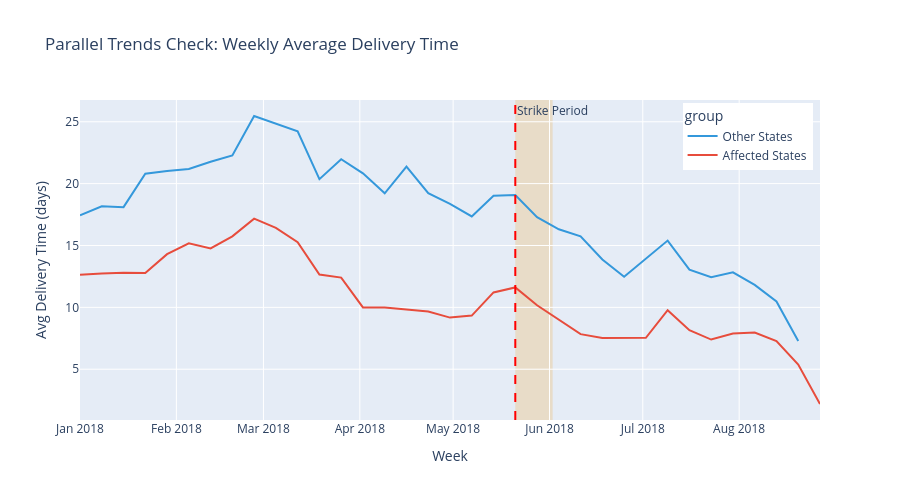

Notebook cell for this chart:
### Markdown cell above
---
## 5. Parallel Trends Check (Key Assumption)

The parallel trends assumption states that in the absence of treatment, the treated and control groups would have followed the same trend. We check this by visualizing pre-treatment trends.

### Code cell
# Weekly average delivery time by group
weekly = delivered.groupby(['week', 'treated'])['delivery_time_days'].mean().reset_index()
weekly['group'] = weekly['treated'].map({1: 'Affected States', 0: 'Other States'})

fig = px.line(
    weekly,
    x='week',
    y='delivery_time_days',
    color='group',
    color_discrete_map={'Affected States': '#E74C3C', 'Other States': '#3498DB'},
    title='Parallel Trends Check: Weekly Average Delivery Time',
    labels={'delivery_time_days': 'Avg Delivery Time (days)', 'week': 'Week'}
)

# Add strike period shading
fig.add_vrect(
    x0=STRIKE_START, x1=STRIKE_END,
    fillcolor='#F39C12', opacity=0.2,
    layer='below', line_width=0,
    annotation_text='Strike Period',
    annotation_position='top left'
)

# Add vertical line at strike start
fig.add_vline(x=STRIKE_START, line_dash='dash', line_color='red')

fig.update_layout(
    height=500,
    legend=dict(yanchor='top', y=0.99, xanchor='right', x=0.99)
)
fig.show()

print("\n✓ Visual inspection: Trends appear roughly parallel before the strike.")
print("✓ Both groups spike during/after the strike period.")
print("✓ The gap widens significantly after the strike begins.")

### Figure 1 — Plotly figure (JSON) as saved in the notebook; plotly's stock layout.template omitted (floating-point values rounded to 4 significant figures)
{"data": [{"hovertemplate": "group=Other States<br>Week=%{x}<br>Avg Delivery Time (days)=%{y}<extra></extra>", "legendgroup": "Other States", "line": {"color": "#3498DB", "dash": "solid"}, "marker": {"symbol": "circle"}, "mode": "lines", "name": "Other States", "orientation": "v", "showlegend": true, "type": "scatter", "x": ["2018-01-01T00:00:00.000000000", "2018-01-08T00:00:00.000000000", "2018-01-15T00:00:00.000000000", "2018-01-22T00:00:00.000000000", "2018-01-29T00:00:00.000000000", "2018-02-05T00:00:00.000000000", "2018-02-12T00:00:00.000000000", "2018-02-19T00:00:00.000000000", "2018-02-26T00:00:00.000000000", "2018-03-05T00:00:00.000000000", "2018-03-12T00:00:00.000000000", "2018-03-19T00:00:00.000000000", "2018-03-26T00:00:00.000000000", "2018-04-02T00:00:00.000000000", "2018-04-09T00:00:00.000000000", "2018-04-16T00:00:00.000000000", "2018-04-23T00:00:00.000000000", "2018-04-30T00:00:00.000000000", "2018-05-07T00:00:00.000000000", "2018-05-14T00:00:00.000000000", "2018-05-21T00:00:00.000000000", "2018-05-28T00:00:00.000000000", "2018-06-04T00:00:00.000000000", "2018-06-11T00:00:00.000000000", "2018-06-18T00:00:00.000000000", "2018-06-25T00:00:00.000000000", "2018-07-02T00:00:00.000000000", "2018-07-09T00:00:00.000000000", "2018-07-16T00:00:00.000000000", "2018-07-23T00:00:00.000000000", "2018-07-30T00:00:00.000000000", "2018-08-06T00:00:00.000000000", "2018-08-13T00:00:00.000000000", "2018-08-20T00:00:00.000000000"], "xaxis": "x", "y": [17.44, 18.17, 18.1, 20.79, 21.02, 21.19, 21.77, 22.28, 25.46, 24.83, 24.23, 20.36, 21.97, 20.83, 19.22, 21.37, 19.23, 18.36, 17.34, 19.02, 19.07, 17.28, 16.31, 15.74, 13.87, 12.47, 13.9, 15.4, 13.05, 12.43, 12.83, 11.81, 10.47, 7.283], "yaxis": "y"}, {"hovertemplate": "group=Affected States<br>Week=%{x}<br>Avg Delivery Time (days)=%{y}<extra></extra>", "legendgroup": "Affected States", "line": {"color": "#E74C3C", "dash": "solid"}, "marker": {"symbol": "circle"}, "mode": "lines", "name": "Affected States", "orientation": "v", "showlegend": true, "type": "scatter", "x": ["2018-01-01T00:00:00.000000000", "2018-01-08T00:00:00.000000000", "2018-01-15T00:00:00.000000000", "2018-01-22T00:00:00.000000000", "2018-01-29T00:00:00.000000000", "2018-02-05T00:00:00.000000000", "2018-02-12T00:00:00.000000000", "2018-02-19T00:00:00.000000000", "2018-02-26T00:00:00.000000000", "2018-03-05T00:00:00.000000000", "2018-03-12T00:00:00.000000000", "2018-03-19T00:00:00.000000000", "2018-03-26T00:00:00.000000000", "2018-04-02T00:00:00.000000000", "2018-04-09T00:00:00.000000000", "2018-04-16T00:00:00.000000000", "2018-04-23T00:00:00.000000000", "2018-04-30T00:00:00.000000000", "2018-05-07T00:00:00.000000000", "2018-05-14T00:00:00.000000000", "2018-05-21T00:00:00.000000000", "2018-05-28T00:00:00.000000000", "2018-06-04T00:00:00.000000000", "2018-06-11T00:00:00.000000000", "2018-06-18T00:00:00.000000000", "2018-06-25T00:00:00.000000000", "2018-07-02T00:00:00.000000000", "2018-07-09T00:00:00.000000000", "2018-07-16T00:00:00.000000000", "2018-07-23T00:00:00.000000000", "2018-07-30T00:00:00.000000000", "2018-08-06T00:00:00.000000000", "2018-08-13T00:00:00.000000000", "2018-08-20T00:00:00.000000000", "2018-08-27T00:00:00.000000000"], "xaxis": "x", "y": [12.63, 12.74, 12.79, 12.77, 14.3, 15.17, 14.77, 15.74, 17.17, 16.42, 15.27, 12.66, 12.4, 9.993, 9.984, 9.832, 9.669, 9.171, 9.334, 11.21, 11.61, 10.17, 9.012, 7.834, 7.528, 7.511, 7.543, 9.774, 8.149, 7.398, 7.891, 7.963, 7.272, 5.371, 2.19], "yaxis": "y"}], "layout": {"annotations": [{"showarrow": false, "text": "Strike Period", "x": "2018-05-21T00:00:00", "xanchor": "left", "xref": "x", "y": 1, "yanchor": "top", "yref": "y domain"}], "height": 500, "legend": {"title": {"text": "group"}, "tracegroupgap": 0, "x": 0.99, "xanchor": "right", "y": 0.99, "yanchor": "top"}, "shapes": [{"fillcolor": "#F39C12", "layer": "below", "line": {"width": 0}, "opacity": 0.2, "type": "rect", "x0": "2018-05-21T00:00:00", "x1": "2018-06-02T00:00:00", "xref": "x", "y0": 0, "y1": 1, "yref": "y domain"}, {"line": {"color": "red", "dash": "dash"}, "type": "line", "x0": "2018-05-21T00:00:00", "x1": "2018-05-21T00:00:00", "xref": "x", "y0": 0, "y1": 1, "yref": "y domain"}], "title": {"text": "Parallel Trends Check: Weekly Average Delivery Time"}, "xaxis": {"anchor": "y", "domain": [0, 1], "title": {"text": "Week"}}, "yaxis": {"anchor": "x", "domain": [0, 1], "title": {"text": "Avg Delivery Time (days)"}}}}
